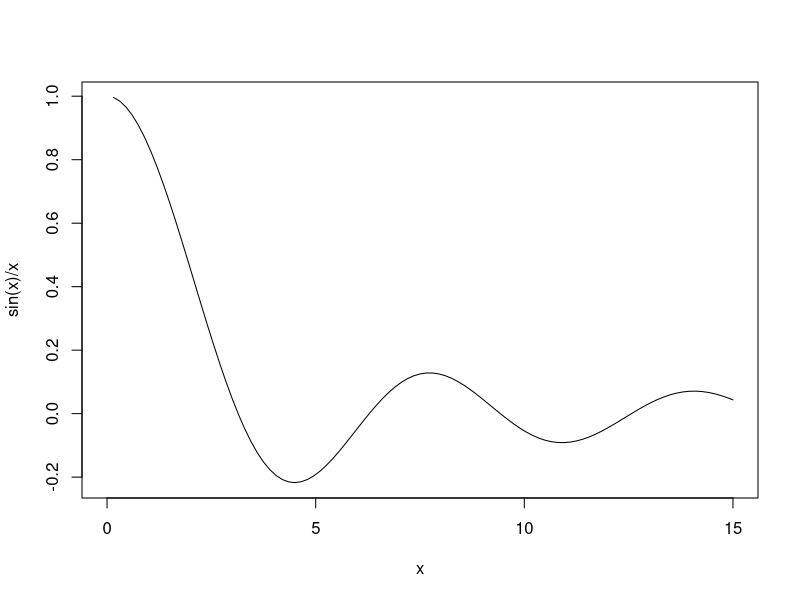

Write R code to recreate this figure.
## -----------------------------------------------------------------------------
2 + 2
4 * (3 + 5) # The sum within brackets is executed first
pi / 4 # Pi over four

## -----------------------------------------------------------------------------
2^5 # Alternative syntax: 2**5

## -----------------------------------------------------------------------------
sqrt(2)
sin(pi / 4)

## -----------------------------------------------------------------------------
# Assign the value sqrt(5) to the object x
x <- sqrt(5) # Alternative syntax (not recommended): x = sqrt(5)

## -----------------------------------------------------------------------------
y <- x + pi # That is, pi plus the square root of 5
y

## -----------------------------------------------------------------------------
rm(x) # x is no longer present in the "workspace"

## -----------------------------------------------------------------------------
ls() # The object y is present in the workspace

## -----------------------------------------------------------------------------
rm(list = ls())

## -----------------------------------------------------------------------------
x <- 1 / 2 # Example of a real number

## -----------------------------------------------------------------------------
exp(x) # Exponential and natural logarithm
log(x)

## -----------------------------------------------------------------------------
abs(x) # Absolute value
sign(x) # Sign function

## -----------------------------------------------------------------------------
sin(x) # Trigonometric functions (sine, cosine, tangent)
cos(x)
tan(x)

## -----------------------------------------------------------------------------
asin(x) # Inverse trigonometric functions
acos(x)
atan(x)

## -----------------------------------------------------------------------------
x <- 1 / 2 # Real numbers
y <- 1 / 3
n <- 5 # Natural numbers
k <- 2

## -----------------------------------------------------------------------------
factorial(n) # n!
choose(n, k) # Binomial coefficient

## -----------------------------------------------------------------------------
round(x, digits = 2) # Rounds x using 2 decimal digits
floor(x) # Rounds x down to the nearest integer
ceiling(x) # Rounds x up to the nearest integer

## -----------------------------------------------------------------------------
#| fig-width: 12
#| fig-height: 5
curve(sin(x) / x, from = 0, to = 15)

## -----------------------------------------------------------------------------
# Run the following command in the console to open the documentation
# of the log function:
# ? log

## -----------------------------------------------------------------------------
10^15
10^(-15)

## -----------------------------------------------------------------------------
10^1000 # A very large number, although finite

## -----------------------------------------------------------------------------
#| warning: true
log(-1) # This command also generates a warning

## -----------------------------------------------------------------------------
sin(pi)

## -----------------------------------------------------------------------------
cos(pi)

## -----------------------------------------------------------------------------
x <- 5
x < 0 # Is the value of x smaller than 0?
a <- (x == -3) # Is the value of x equal to -3?
a

## -----------------------------------------------------------------------------
a <- TRUE
b <- FALSE
x <- 5
y <- 7
x >= y # Is x greater than or equal to y? (Use "<=" for smaller or equal)
x != y # Is x different from y?
a & b # a AND b. Are the boolean values a and b both true?
a | b # a OR b. Is at least one of a and b true?

## -----------------------------------------------------------------------------
x <- c(4, 2, 2, 8, 10)
x

## -----------------------------------------------------------------------------
x <- c("A", "B", 2, 8, 10)
x

## -----------------------------------------------------------------------------
x <- 5:10 # Equivalent to: x <- c(5, 6, 7, 8, 9, 10)
x

## -----------------------------------------------------------------------------
x <- seq(from = 0, to = 1, by = 0.1)
x

## -----------------------------------------------------------------------------
x <- rep(10, 7) # Vector in which the number 10 is repeated 7 times
x

## -----------------------------------------------------------------------------
exp(1:6) + (1:6) / 2 + 1 # Example 1

## -----------------------------------------------------------------------------
x <- c(10, 10^2, 10^3, 10^4, 10^5, 10^6) # Example 2
log(x, base = 10)

## -----------------------------------------------------------------------------
1:8 > 4 # Example 3

## -----------------------------------------------------------------------------
x <- c(2, 3, 1, 3, 10, 5)
length(x) # Length of the vector
sum(x) # Sum of the elements of the vector
cumsum(x) # Cumulative sums

## -----------------------------------------------------------------------------
x <- c(2, 3, 1, 3, 10, 5)
prod(x) # Product of the elements of the vector
cumprod(x) # Cumulative products
sort(x, decreasing = FALSE) # Vector sorted in increasing order
min(x) # Minimum value
which.min(x) # Position of the value corresponding to the minimum

## -----------------------------------------------------------------------------
max(x) # Maximum value
which.max(x) # Position of the value corresponding to the maximum
range(x) # Equivalent to: c(min(x), max(x))

## -----------------------------------------------------------------------------
# Concatenation of vectors
x <- c(rep(pi, 2), sqrt(2), c(10, 7))
x[3] # Extracts the third element from the vector x, that is sqrt(2)
x[c(1, 3, 5)] # Extracts the first, the third and the fifth element
x[-c(1, 3, 5)] # Deletes the first, the third and the fifth element
x[x > 3.5] # Extracts the elements greater than 3.5

## -----------------------------------------------------------------------------
#| warning: true
x <- 1:5
y <- 1:6
x + y # Equivalent to: c(x, x[1]) + y

## -----------------------------------------------------------------------------
x <- 1:3
y <- 1:6
x + y # Equivalent to: c(x, x) + y

## -----------------------------------------------------------------------------
A <- matrix(c(5, 1, 2, 4), nrow = 2, ncol = 2)
A

## -----------------------------------------------------------------------------
# Equivalent definition
A <- matrix(c(5, 2, 1, 4), nrow = 2, ncol = 2, byrow = TRUE)

## -----------------------------------------------------------------------------
A[1, 2] # Extraction of the element in position (1,2)
A[, 2] # Extraction of the second column
A[1, ] # Extraction of the first row

## -----------------------------------------------------------------------------
dim(A) # Returns the dimension of the matrix
a <- c(A) # Converts the matrix into a vector
a

## -----------------------------------------------------------------------------
diag(A) # Returns the diagonal of the matrix
sum(A) # Sum of all the elements of A

## -----------------------------------------------------------------------------
exp(A)

## -----------------------------------------------------------------------------
B <- A # I create a matrix B identical to A, for simplicity
C <- rbind(A, B)
C

## -----------------------------------------------------------------------------
C <- cbind(A, B)
C
